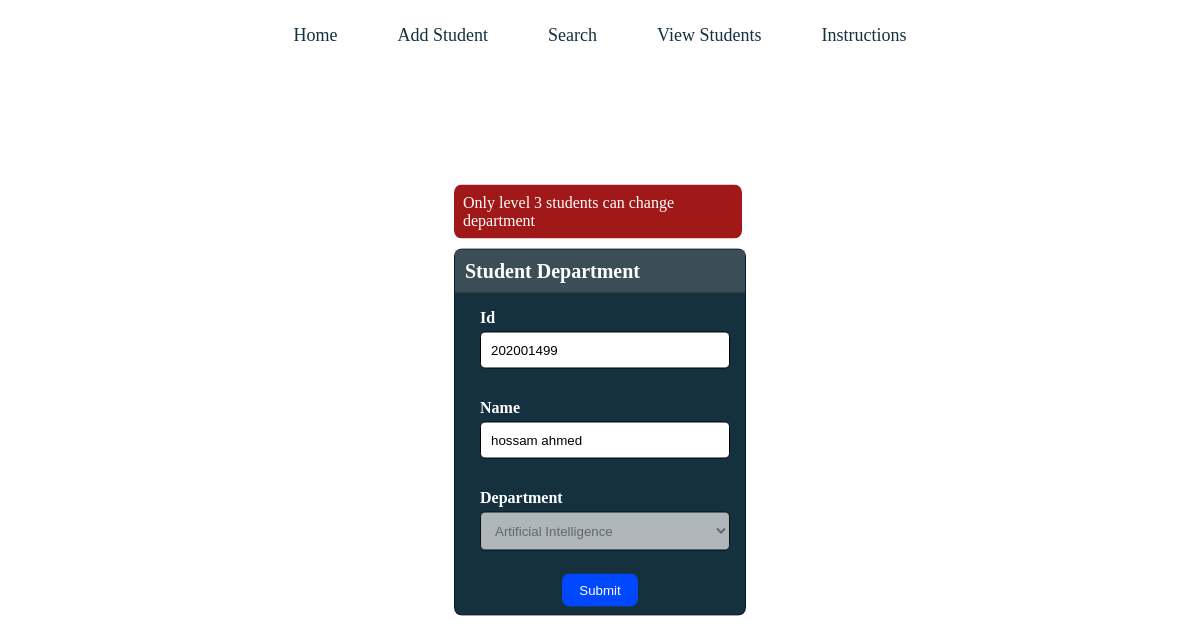
The app's page /update/department/202001499 with its own data.
### main/models.py (models this page shows, shortened)
class Student(models.Model):
    id = models.CharField(max_length=10,primary_key=True)
    name = models.CharField(max_length=60)
    email = models.EmailField(max_length=120,unique=True)
    mobile = models.CharField(max_length=12)
    date_of_birth = models.DateField()
    gpa = models.FloatField()
    gender = models.CharField(choices=GENDER_CHOICES,max_length=1)
    level = models.CharField(choices=LEVEL_CHOICES,max_length=1)
    status = models.CharField(choices=STATUS_CHOICES,max_length=10)
    department = models.CharField(choices=DEPARTMENT_CHOICES,max_length=2)

### main/views.py (the view)
# urls.py: path("update/department/<id>",assign_department,name='assign-department'),
def assign_department(request,id):
    student = get_object_or_404(Student,id=id)
    form = AssignDepartmentForm(instance=student)
    if student.level!="3":
        form.fields["department"].disabled = True
        messages.error(request,"Only level 3 students can change department")
    if student.level=="3" and request.method=="POST":
        form = AssignDepartmentForm(request.POST,instance=student)
        if form.is_valid():
            form.save()
            messages.success(request,"Student Department Updated")
    return render(request,"main/assign_department.html",{"form":form,"student":student})

### main/forms.py
class AssignDepartmentForm(forms.ModelForm):
    class Meta:
        model = Student
        fields = ["id","name","department"]

### main/templates/main/assign_department.html (shortened to what this page needs)
{% load static %}
<!DOCTYPE html>
<html lang="en">
  <head>
    <link rel="stylesheet" href="{% static 'main/css/assignment.css' %}" />
    <link rel="stylesheet" href="{% static 'main/css/nav.css' %}" />
  </head>
  <body>
        {% include 'main/nav.html' %}
    <section class="">
      {% if messages %}
      {% for message in messages %}
      <div class="alert alert-{{ message.tags }}">
        {{ message }}
      </div>
      {% endfor %}
      {% endif %}
      <div class="department_form">
        <div class="form_head">
          <h3>Student Department</h3>
        </div>
        <form method="post">
          {% for field in form %}
          <div class="form-control">
            <label >{{field.label}}</label>
            {{field}}
          </div>
          {% endfor %}
          <button type="submit">Submit</button>
        </form>
      </div>
    </section>
  </body>
</html>

### main/static/main/css/assignment.css (style rules this page uses)
body { height: 100vh; }
section { position: absolute; top: 50%; left: 50%; transform: translate(-50%,-50%); }
form { display: flex; flex-direction: column; align-items: center; }
.department_form { display: flex; flex-direction: column; align-items: center; background-color: #15313f; color: #fff; width: fit-content; height: fit-content; border: 1px solid rgba(0, 0, 0, 0.453); border-radius: 8px; }
.form_head { background-color: rgba(128, 128, 128, 0.349); width: 100%; padding: 10px; border-bottom: 1px solid rgba(0, 0, 0, 0.453); }
.form_head h3 { font-size: 20px; font-weight: 700; }
.form-control { display: flex; flex-direction: column; margin: 15px; padding-left: 10px; }
.form-control input,select { width: 250px; padding: 10px; border-radius: 5px; border: 1px solid black; }
.form-control label { margin-bottom: 5px; font-size: 16px; font-weight: 600; }
button[type="submit"] { padding: 8px 16px; background-color: rgb(0, 72, 255); color: white; margin: 8px; border: 1px solid transparent; border-radius: 8px; cursor: pointer; }

### main/static/main/css/nav.css (style rules this page uses)
* { box-sizing: border-box; -moz-box-sizing: border-box; -webkit-box-sizing: border-box; margin: 0; padding: 0; max-width: 100%; }

### main/templates/main/assign_department.html (style rules this page uses)
.alert { padding: 8px; width: 18rem; border: 1px solid transparent; border-radius: 8px; color: white; }
.alert-error { background-color: rgb(161, 24, 24); }

### records on screen
Student: form "202001499" "hossam ahmed" "Artificial Intelligence"

### other values on screen
{{ message }} "Only level 3 students can change department"
{{ field.label }} "Id" "Name" "Department"
